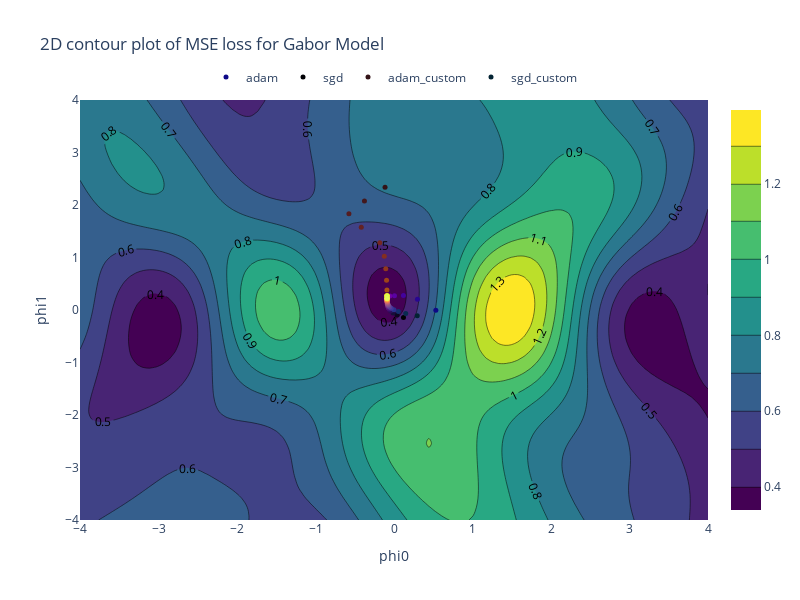

Notebook cell for this chart:
### Code cell
# define parameter domains
r = 4.
p0, p1 = torch.meshgrid(torch.linspace(-r, r, 100, requires_grad=False), 
                        torch.linspace(-r, r, 100, requires_grad=False), indexing='ij')

# define rows
loss = torch.zeros_like(p0)
rows, cols = p0.shape

# this could be optimized
# compute loss for every possible value of loss
for r in range(rows):
    for c in range(cols):
        
        model = {
            'phi0': p0[r,c], 
            'phi1':p1[r, c]
            }
        
        model = Namespace(**model)
        loss[r, c] = get_loss(model, X, Y)


# % showing 2d plots
viewer = PlotlibViewer(mode='2d')
viewer.contour(p0.detach().numpy().flatten(), 
               p1.detach().numpy().flatten(), 
               loss.detach().numpy().flatten())
npoints = 20
cmaps = ['plasma', 'magma', 'solar', 'thermal']
for i, method in enumerate(hist.keys()):
    data = TensorDict(hist[method], batch_size=epochs)
    gap = data['params'].shape[0] // npoints
    data = data[::gap]

    viewer.scatter2d(data['params'].numpy()[:, 0].flatten(),
                      data['params'].numpy()[:, 1].flatten(), 
                      name=method,
                      color=data['epoch'].numpy(),
                      cmap=cmaps[i])
viewer.show(xlable='phi0', ylabel="phi1", title="2D contour plot of MSE loss for Gabor Model")

### Figure 1 — Plotly figure (JSON) as saved in the notebook; plotly's stock layout.template omitted (floating-point values rounded to 4 significant figures; data arrays with more than 128 entries replaced by an {"elided": "..."} marker saying what was removed)
{"data": [{"colorscale": [[0, "#440154"], [0.1111, "#482878"], [0.2222, "#3e4989"], [0.3333, "#31688e"], [0.4444, "#26828e"], [0.5556, "#1f9e89"], [0.6667, "#35b779"], [0.7778, "#6ece58"], [0.8889, "#b5de2b"], [1, "#fde725"]], "contours": {"showlabels": true}, "type": "contour", "x": {"elided": "10000 float values"}, "y": {"elided": "10000 float values"}, "z": {"elided": "10000 float values"}}, {"marker": {"color": [0, 250, 500, 750, 1000, 1250, 1500, 1750, 2000, 2250, 2500, 2750, 3000, 3250, 3500, 3750, 4000, 4250, 4500, 4750], "colorscale": [[0, "#0d0887"], [0.1111, "#46039f"], [0.2222, "#7201a8"], [0.3333, "#9c179e"], [0.4444, "#bd3786"], [0.5556, "#d8576b"], [0.6667, "#ed7953"], [0.7778, "#fb9f3a"], [0.8889, "#fdca26"], [1, "#f0f921"]], "line": {"color": "black", "width": 0}, "size": 5, "symbol": "circle"}, "mode": "markers", "name": "adam", "type": "scatter", "x": [0.5331, 0.2988, 0.1201, 0.006261, -0.05304, -0.07777, -0.0859, -0.08797, -0.08837, -0.08842, -0.08843, -0.08843, -0.08843, -0.08843, -0.08843, -0.08843, -0.08843, -0.08843, -0.08843, -0.08843], "y": [-0.00663, 0.2054, 0.2759, 0.271, 0.2669, 0.267, 0.2674, 0.2675, 0.2676, 0.2676, 0.2676, 0.2676, 0.2676, 0.2676, 0.2676, 0.2676, 0.2676, 0.2676, 0.2676, 0.2676]}, {"marker": {"color": [0, 250, 500, 750, 1000, 1250, 1500, 1750, 2000, 2250, 2500, 2750, 3000, 3250, 3500, 3750, 4000, 4250, 4500, 4750], "colorscale": [[0, "#000004"], [0.1111, "#180f3d"], [0.2222, "#440f76"], [0.3333, "#721f81"], [0.4444, "#9e2f7f"], [0.5556, "#cd4071"], [0.6667, "#f1605d"], [0.7778, "#fd9668"], [0.8889, "#feca8d"], [1, "#fcfdbf"]], "line": {"color": "black", "width": 0}, "size": 5, "symbol": "circle"}, "mode": "markers", "name": "sgd", "type": "scatter", "x": [0.1207, 0.03883, -0.01144, -0.04191, -0.06028, -0.07131, -0.07793, -0.08188, -0.08425, -0.08566, -0.08651, -0.08703, -0.08735, -0.08755, -0.08768, -0.08778, -0.08785, -0.0879, -0.08795, -0.08799], "y": [-0.1419, -0.09649, -0.05587, -0.01985, 0.01206, 0.04034, 0.06544, 0.08771, 0.1075, 0.1251, 0.1407, 0.1546, 0.1669, 0.1779, 0.1877, 0.1964, 0.2041, 0.211, 0.2172, 0.2226]}, {"marker": {"color": [0, 250, 500, 750, 1000, 1250, 1500, 1750, 2000, 2250, 2500, 2750, 3000, 3250, 3500, 3750, 4000, 4250, 4500, 4750], "colorscale": [[0, "rgb(51, 19, 23)"], [0.09091, "rgb(79, 28, 33)"], [0.1818, "rgb(108, 36, 36)"], [0.2727, "rgb(135, 47, 32)"], [0.3636, "rgb(157, 66, 25)"], [0.4545, "rgb(174, 88, 20)"], [0.5455, "rgb(188, 111, 19)"], [0.6364, "rgb(199, 137, 22)"], [0.7273, "rgb(209, 164, 32)"], [0.8182, "rgb(217, 192, 44)"], [0.9091, "rgb(222, 222, 59)"], [1, "rgb(224, 253, 74)"]], "line": {"color": "black", "width": 0}, "size": 5, "symbol": "circle"}, "mode": "markers", "name": "adam_custom", "type": "scatter", "x": [-0.1141, -0.3764, -0.5743, -0.4171, -0.1804, -0.1234, -0.1047, -0.09483, -0.09001, -0.08852, -0.08842, -0.08845, -0.08843, -0.08843, -0.08841, -0.08842, -0.08842, -0.0884, -0.08842, -0.08845], "y": [2.338, 2.076, 1.834, 1.574, 1.28, 1.022, 0.7845, 0.5655, 0.3801, 0.2762, 0.2676, 0.2676, 0.2676, 0.2676, 0.2676, 0.2676, 0.2676, 0.2676, 0.2676, 0.2676]}, {"marker": {"color": [0, 250, 500, 750, 1000, 1250, 1500, 1750, 2000, 2250, 2500, 2750, 3000, 3250, 3500, 3750, 4000, 4250, 4500, 4750], "colorscale": [[0, "rgb(3, 35, 51)"], [0.09091, "rgb(13, 48, 100)"], [0.1818, "rgb(53, 50, 155)"], [0.2727, "rgb(93, 62, 153)"], [0.3636, "rgb(126, 77, 143)"], [0.4545, "rgb(158, 89, 135)"], [0.5455, "rgb(193, 100, 121)"], [0.6364, "rgb(225, 113, 97)"], [0.7273, "rgb(246, 139, 69)"], [0.8182, "rgb(251, 173, 60)"], [0.9091, "rgb(246, 211, 70)"], [1, "rgb(231, 250, 90)"]], "line": {"color": "black", "width": 0}, "size": 5, "symbol": "circle"}, "mode": "markers", "name": "sgd_custom", "type": "scatter", "x": [0.2958, 0.1494, 0.05633, -0.0007106, -0.03524, -0.05608, -0.06864, -0.07621, -0.08078, -0.08354, -0.08522, -0.08624, -0.08687, -0.08727, -0.08752, -0.08768, -0.0878, -0.08788, -0.08795, -0.088], "y": [-0.1085, -0.06816, -0.03078, 0.002583, 0.0321, 0.05822, 0.08135, 0.1019, 0.1201, 0.1363, 0.1506, 0.1634, 0.1748, 0.1849, 0.1939, 0.2019, 0.2091, 0.2154, 0.2211, 0.2261]}], "layout": {"height": 600, "legend": {"orientation": "h", "x": 0.5, "xanchor": "center", "y": 1.02, "yanchor": "bottom"}, "title": {"text": "2D contour plot of MSE loss for Gabor Model"}, "width": 800, "xaxis": {"title": {"text": "phi0"}}, "yaxis": {"title": {"text": "phi1"}}}}
